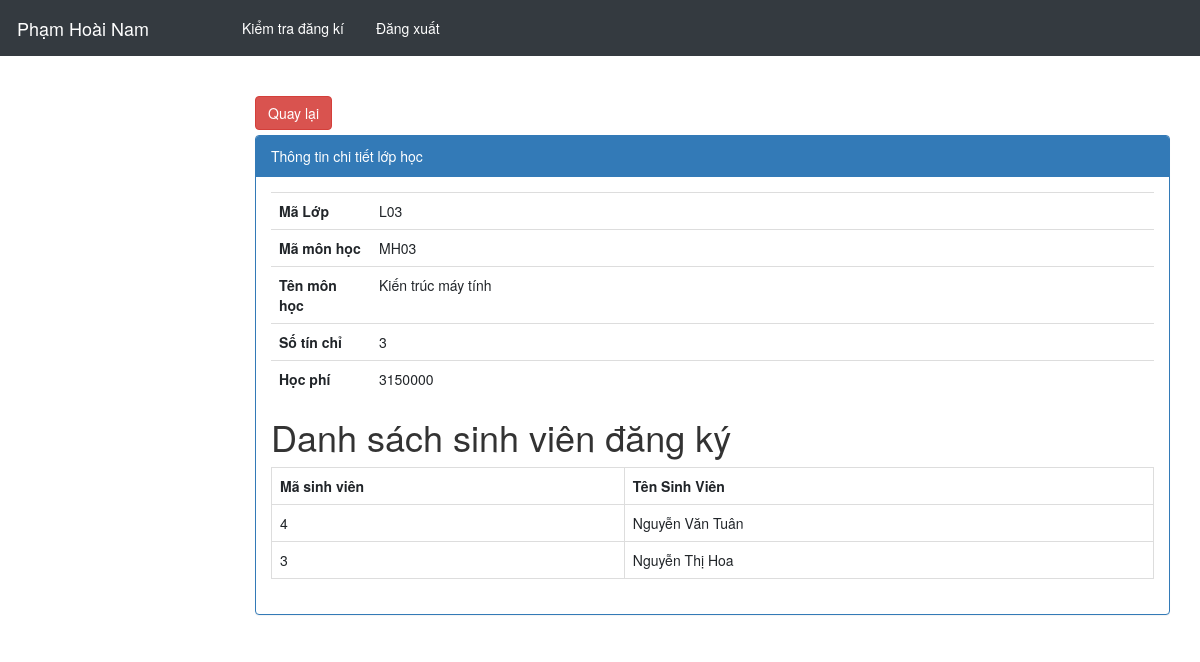
Page /admin/index.php?controller=KtraDki&action=detail&id=L03 (signed in) on the committed database.
### tables this page shows
CREATE TABLE `lop` (
  `MaLop` varchar(11) NOT NULL,
  `MaMH` varchar(11) NOT NULL
);

CREATE TABLE `monhoc` (
  `MaMH` varchar(11) NOT NULL,
  `TenMH` varchar(500) NOT NULL,
  `SoTinChi` int(11) NOT NULL,
  `HocPhi` double NOT NULL
);

CREATE TABLE `nguoidung` (
  `MaNguoiDung` int(11) NOT NULL,
  `Ten` varchar(255) NOT NULL,
  `Email` varchar(100) NOT NULL,
  `MatKhau` varchar(100) NOT NULL,
  `Admin` int(11) NOT NULL DEFAULT 0,
  `DiaChi` varchar(500) NOT NULL,
  `SDT` varchar(100) NOT NULL
);

### admin/controllers/KtraDkiController.php (called while the page is built, shortened)
<?php
	include "models/KtraDkiModel.php";
	class KtraDkiController extends Controller{
		public function detail(){
			$maLop = isset($_GET["id"]) ? $_GET["id"] : 0;
			$data = $this->getTTLop($maLop);
			$dssv = $this->getDsSV($maLop);
			$this->loadView("ChiTietDkiView.php",array('data'=>$data,'dssv'=>$dssv));
		}
	}
 ?>

### admin/models/KtraDkiModel.php (called while the page is built, shortened)
<?php
	trait KtraDkiModel{
		public function getTTLop($maLop){
			$conn = Connection::getInstance();
			$query = $conn->prepare("select * from lop l inner join monhoc mh on l.MaMH = mh.MaMH where MaLop=:_MaLop");
				$query->execute(array("_MaLop"=>$maLop));
			return $query->fetch();
		}
		public function getDsSV($maLop){
			$conn = Connection::getInstance();
			$query = $conn->prepare("select DISTINCT nd.MaNguoiDung, Ten from chitietlop ct inner join nguoidung nd on ct.MaNguoiDung = nd.MaNguoiDung where MaLop=:_MaLop");
				$query->execute(array("_MaLop"=>$maLop));
			return $query->fetchAll();
		}
	}
 ?>

### admin/views/ChiTietDkiView.php (the view, shortened to what this page needs)
<div class="col-md-12">
    <div style="margin-bottom:5px;">
        <input onclick="history.go(-1);" type="button" value="Quay lại" class="btn btn-danger">
    </div>
    <div class="panel panel-primary">
        <div class="panel-heading">Thông tin chi tiết lớp học</div>
        <div class="panel-body">
            <table class="table">
                <tr>
                    <th style="width: 100px;">Mã Lớp</th>
                    <td><?php echo $data->MaLop; ?></td>
                </tr>
                <tr>
                    <th style="width: 100px;">Mã môn học</th>
                    <td><?php echo $data->MaMH; ?></td>
                </tr>
                <tr>
                    <th style="width: 100px;">Tên môn học</th>
                    <td><?php echo $data->TenMH; ?></td>
                </tr>
                <tr>
                    <th style="width: 100px;">Số tín chỉ</th>
                    <td><?php echo $data->SoTinChi; ?></td>
                </tr>
                <tr>
                    <th style="width: 100px;">Học phí</th>
                    <td><?php echo $data->HocPhi; ?></td>
                </tr>
            <table class="table table-bordered table-hover">
                <h1>Danh sách sinh viên đăng ký</h1>
                <tr>
                    <th style="width: 100px;">Mã sinh viên</th>
                    <th style="width:150px;">Tên Sinh Viên</th>
                </tr>
                <?php foreach ($dssv as $value): ?>
                    <tr>
                        <td><?php echo $value->MaNguoiDung; ?></td>
                        <td><?php echo $value->Ten; ?></td>
                    </tr>
                <?php endforeach ?>
            </table>
        </div>
    </div>
</div>

### rows in the picture
lop: MaLop "L03", monhoc.MaMH "MH03", monhoc.TenMH "Kiến trúc máy tính", monhoc.SoTinChi "3", monhoc.HocPhi "3150000"
nguoidung: MaNguoiDung "4", Ten "Nguyễn Văn Tuân"
nguoidung: MaNguoiDung "3", Ten "Nguyễn Thị Hoa"
